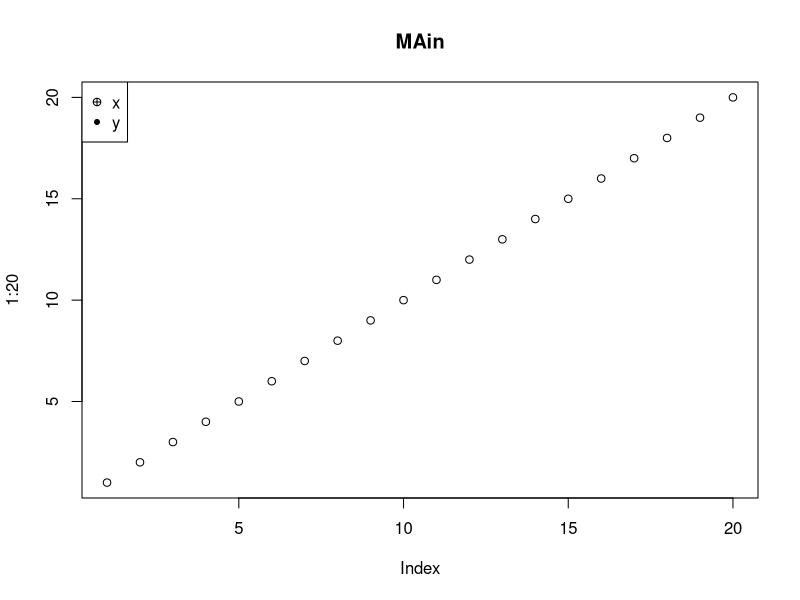
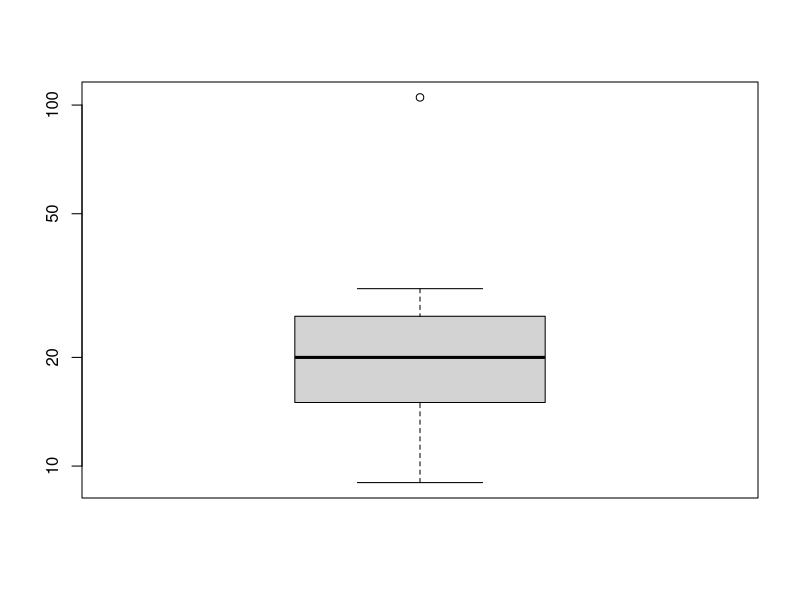
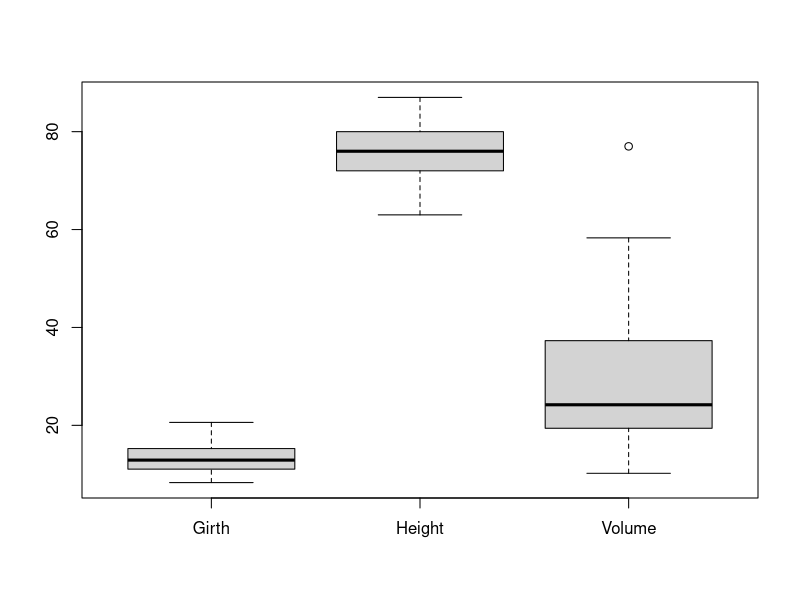
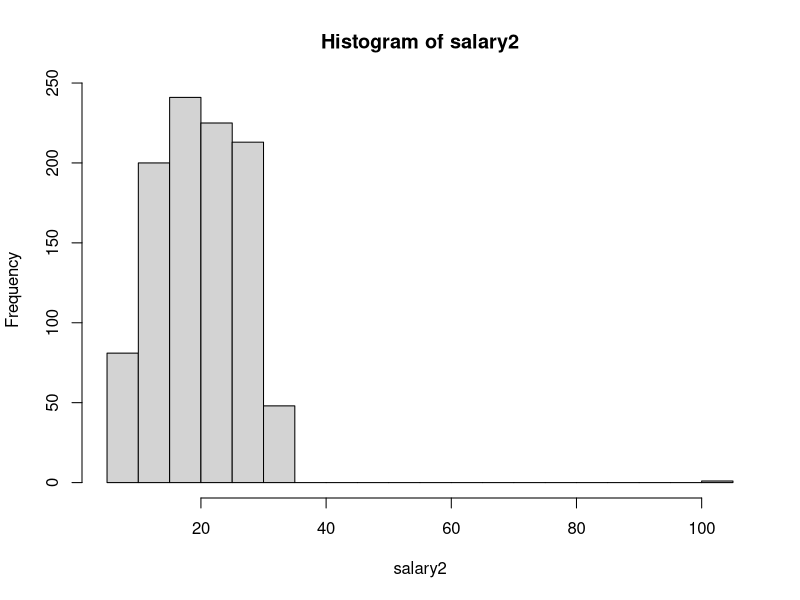
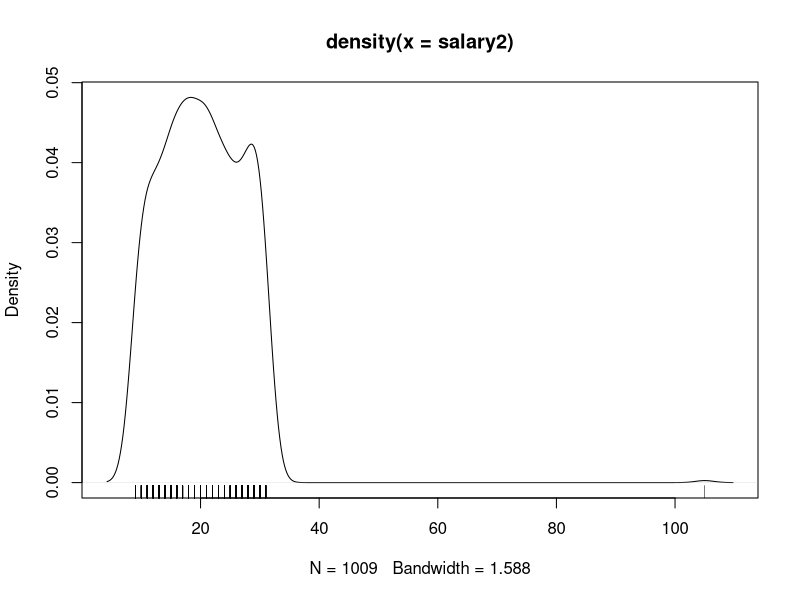
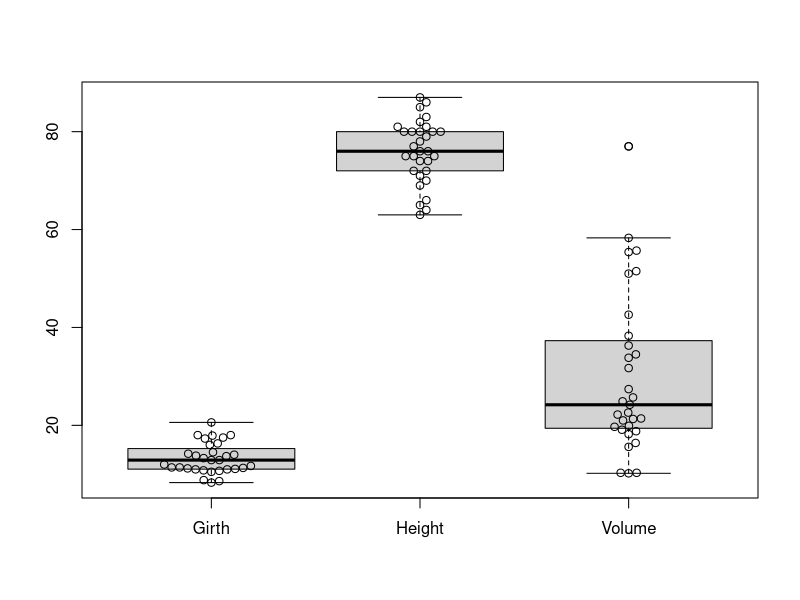
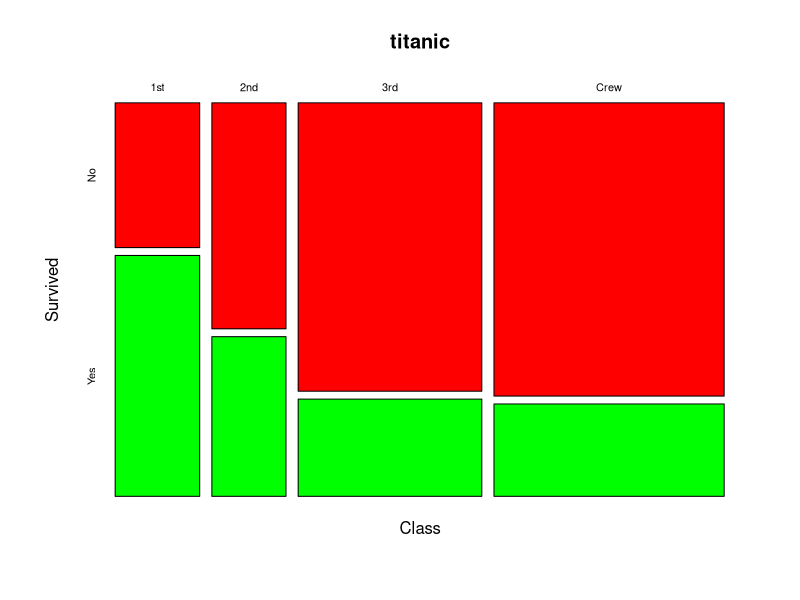

Recreate these plots in R, in order.
# Стандартный график
plot(1:20, main = "MAin")
# Можно модифицировать
legend("topleft", legend = c("x", "y"), pch = c(10, 20))
par()

salary <- c(15, 20, 30, 29, 20, 16, 24, 105, 18)
summary(salary)

# создание случайной выборки
new.1000 <- sample((median(salary) - IQR(salary)):
                     (median(salary) + IQR(salary)), 1000,
                   replace = TRUE)

salary2 <- c(salary, new.1000)
# График "ящик с усами"
boxplot(salary2, log = "y")
boxplot(trees)

# Гистограмма
hist(salary2, breaks = 20)

# своего рода числовой аналог гистограммы
table(cut(salary2, breaks = 20))

# плотность распределения
plot(density(salary2))
rug(salary2)

# пчелиный рой + ящик с усами
#install.packages("beeswarm")
library("beeswarm")
boxplot(trees)
beeswarm(trees, add = TRUE)

titanic <- apply(Titanic, c(1,4), sum)
mosaicplot(titanic, col = c("red", "green"))
